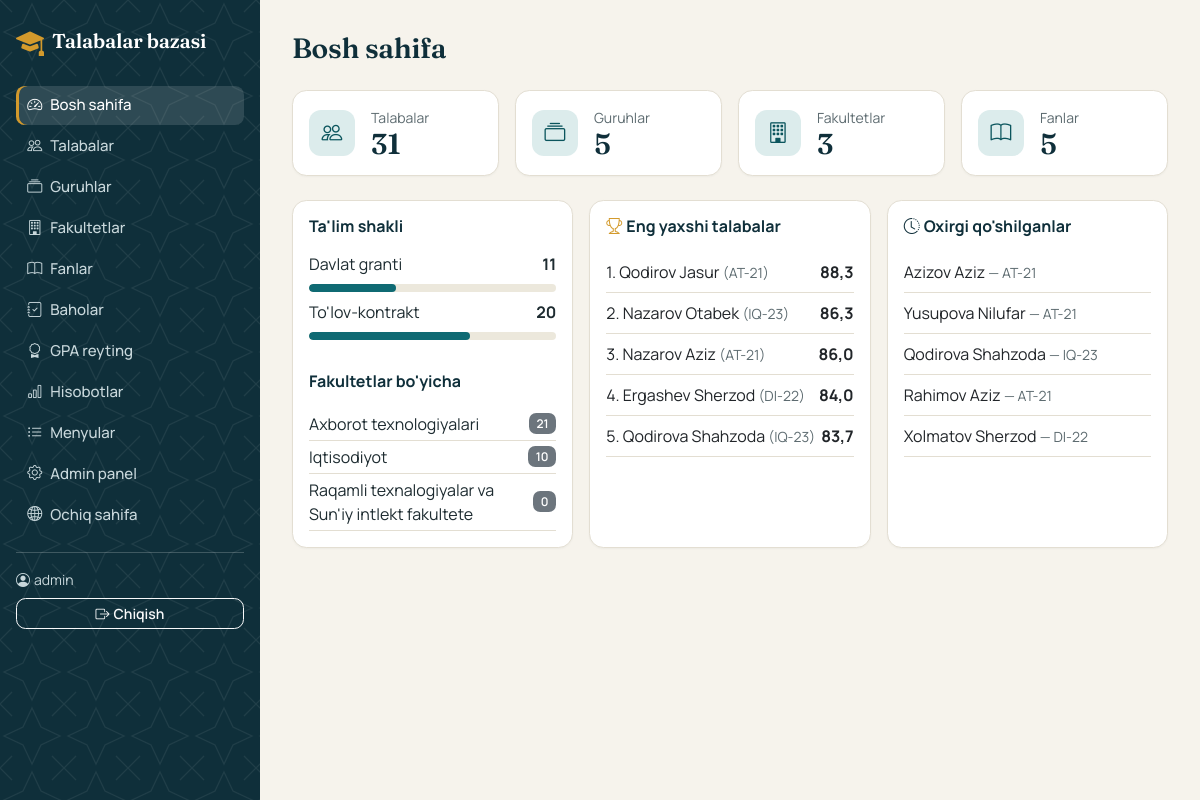
Before: /boshqaruv/ (signed in) with the older database file.
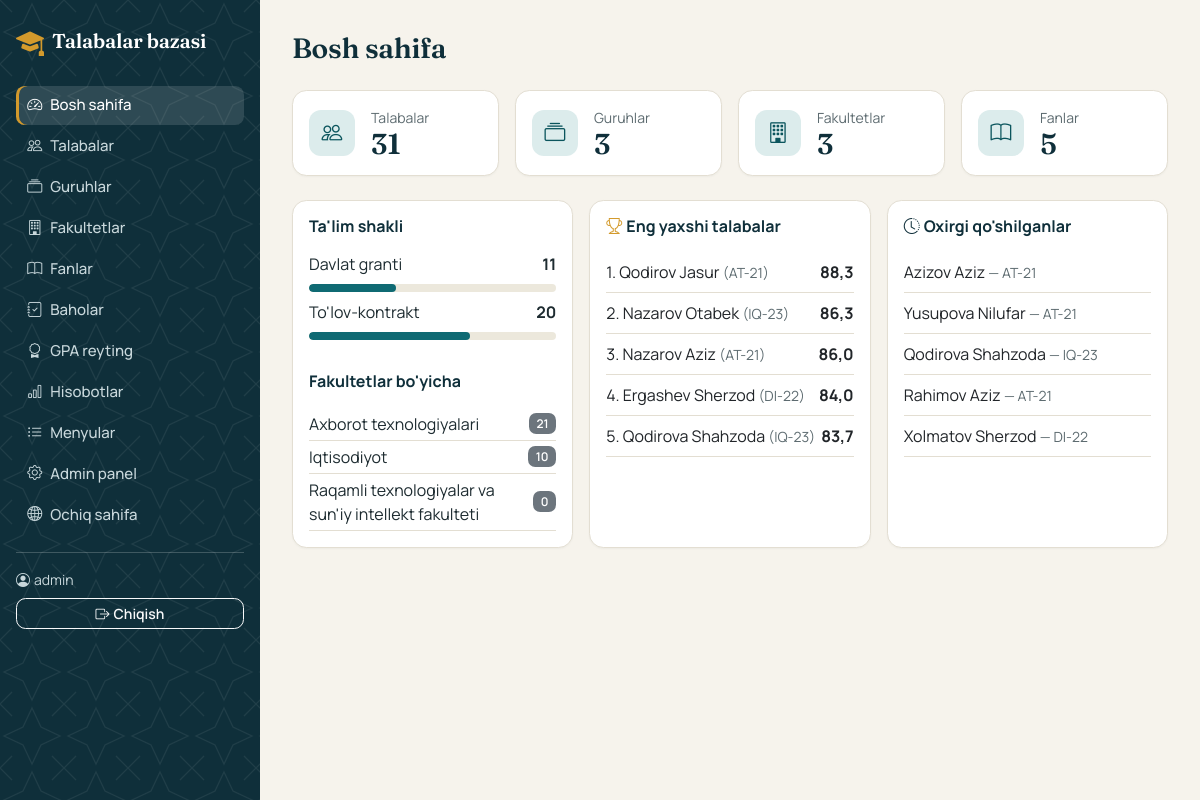
After: the same page with the newer database file.
### talabalar/models.py (models this page shows, shortened)
class Fakultet(models.Model):
    nomi = models.CharField("Nomi", max_length=150, unique=True)
    dekan = models.CharField("Dekan", max_length=150, blank=True)
    telefon = models.CharField("Telefon", max_length=20, blank=True)
    class Meta:
        verbose_name = "Fakultet"
        verbose_name_plural = "Fakultetlar"
        ordering = ["nomi"]

### talabalar/views.py (the view)
# urls.py: path("boshqaruv/", views.BoshSahifa.as_view(), name="bosh_sahifa"),
class BoshSahifa(LoginRequiredMixin, TemplateView):
    template_name = "talabalar/bosh_sahifa.html"
    def get_context_data(self, **kwargs):
        ctx = super().get_context_data(**kwargs)
        ctx.update(
            talaba_soni=Talaba.objects.count(),
            guruh_soni=Guruh.objects.count(),
            fakultet_soni=Fakultet.objects.count(),
            fan_soni=Fan.objects.count(),
            grant_soni=Talaba.objects.filter(talim_shakli="grant").count(),
            kontrakt_soni=Talaba.objects.filter(talim_shakli="kontrakt").count(),
            fakultetlar=Fakultet.objects.annotate(soni=Count("guruhlar__talabalar")),
            eng_yaxshilar=Talaba.objects.annotate(ortacha=Avg("baholar__ball"))
            .filter(ortacha__isnull=False)
            .select_related("guruh")
            .order_by("-ortacha")[:5],
            oxirgilar=Talaba.objects.select_related("guruh").order_by("-yaratilgan")[:5],
        )
        return ctx

### talabalar/context_processors.py (called while the page is built)
def menyular(request):
    return {"menyular": Menyu.objects.all(), "vaqtinchalik_baza": settings.VERCEL}

### talabalar/models.py (called while the page is built)
    def __str__(self):
        return self.nomi

    def get_absolute_url(self):
        return reverse("talaba_detail", args=[self.pk])

### talabalar/templates/talabalar/bosh_sahifa.html
{% extends "talabalar/base.html" %}
{% block content %}
<h3 class="mb-4">Bosh sahifa</h3>
<div class="row g-3 mb-4">
  <div class="col-sm-6 col-xl-3"><div class="card p-3"><div class="d-flex align-items-center">
    <div class="stat-icon me-3"><i class="bi bi-people"></i></div>
    <div><div class="text-muted small">Talabalar</div><div class="stat-son">{{ talaba_soni }}</div></div>
  </div></div></div>
  <div class="col-sm-6 col-xl-3"><div class="card p-3"><div class="d-flex align-items-center">
    <div class="stat-icon me-3"><i class="bi bi-collection"></i></div>
    <div><div class="text-muted small">Guruhlar</div><div class="stat-son">{{ guruh_soni }}</div></div>
  </div></div></div>
  <div class="col-sm-6 col-xl-3"><div class="card p-3"><div class="d-flex align-items-center">
    <div class="stat-icon me-3"><i class="bi bi-building"></i></div>
    <div><div class="text-muted small">Fakultetlar</div><div class="stat-son">{{ fakultet_soni }}</div></div>
  </div></div></div>
  <div class="col-sm-6 col-xl-3"><div class="card p-3"><div class="d-flex align-items-center">
    <div class="stat-icon me-3"><i class="bi bi-book"></i></div>
    <div><div class="text-muted small">Fanlar</div><div class="stat-son">{{ fan_soni }}</div></div>
  </div></div></div>
</div>
<div class="row g-3">
  <div class="col-lg-4">
    <div class="card p-3 h-100">
      <h6 class="mb-3">Ta'lim shakli</h6>
      <div class="d-flex justify-content-between"><span>Davlat granti</span><b>{{ grant_soni }}</b></div>
      <div class="ulush my-2"><span style="width:{% widthratio grant_soni talaba_soni|default:1 100 %}%"></span></div>
      <div class="d-flex justify-content-between"><span>To'lov-kontrakt</span><b>{{ kontrakt_soni }}</b></div>
      <div class="ulush my-2"><span style="width:{% widthratio kontrakt_soni talaba_soni|default:1 100 %}%"></span></div>
      <h6 class="mt-4 mb-3">Fakultetlar bo'yicha</h6>
      {% for f in fakultetlar %}
        <div class="d-flex justify-content-between align-items-center gap-2 border-bottom py-1"><span>{{ f.nomi }}</span><span class="badge text-bg-secondary">{{ f.soni }}</span></div>
      {% empty %}<p class="text-muted small">Ma'lumot yo'q</p>{% endfor %}
    </div>
  </div>
  <div class="col-lg-4">
    <div class="card p-3 h-100">
      <h6 class="mb-3"><i class="bi bi-trophy tamgha me-1"></i>Eng yaxshi talabalar</h6>
      {% for t in eng_yaxshilar %}
        <a href="{{ t.get_absolute_url }}" class="d-flex justify-content-between border-bottom py-2 text-decoration-none text-body">
          <span>{{ forloop.counter }}. {{ t.familiya }} {{ t.ism }} <small class="text-muted">({{ t.guruh }})</small></span>
          <b>{{ t.ortacha|floatformat:1 }}</b>
        </a>
      {% empty %}<p class="text-muted small">Hali baholar yo'q</p>{% endfor %}
    </div>
  </div>
  <div class="col-lg-4">
    <div class="card p-3 h-100">
      <h6 class="mb-3"><i class="bi bi-clock-history me-1"></i>Oxirgi qo'shilganlar</h6>
      {% for t in oxirgilar %}
        <a href="{{ t.get_absolute_url }}" class="d-block border-bottom py-2 text-decoration-none text-body">
          {{ t.familiya }} {{ t.ism }} <small class="text-muted">— {{ t.guruh }}</small>
        </a>
      {% empty %}<p class="text-muted small">Talabalar yo'q</p>{% endfor %}
    </div>
  </div>
</div>
{% endblock %}

Changed rows visible on the page:
changed Fakultet: nomi "Raqamli texnalogiyalar va Sun'iy intlekt fakultete" → "Raqamli texnologiyalar va sun'iy intellekt fakulteti"
Other visible differences:
{{ guruh_soni }}: "5" → "3"
